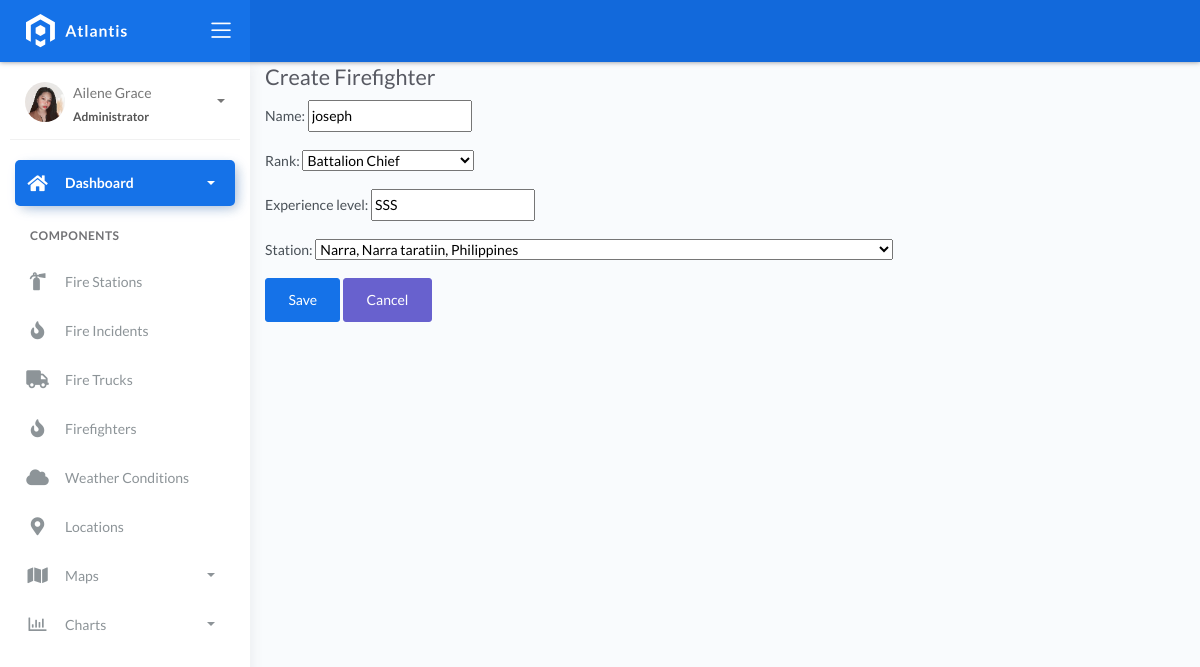
Before: /firefighters/2/edit/ with the older database file.
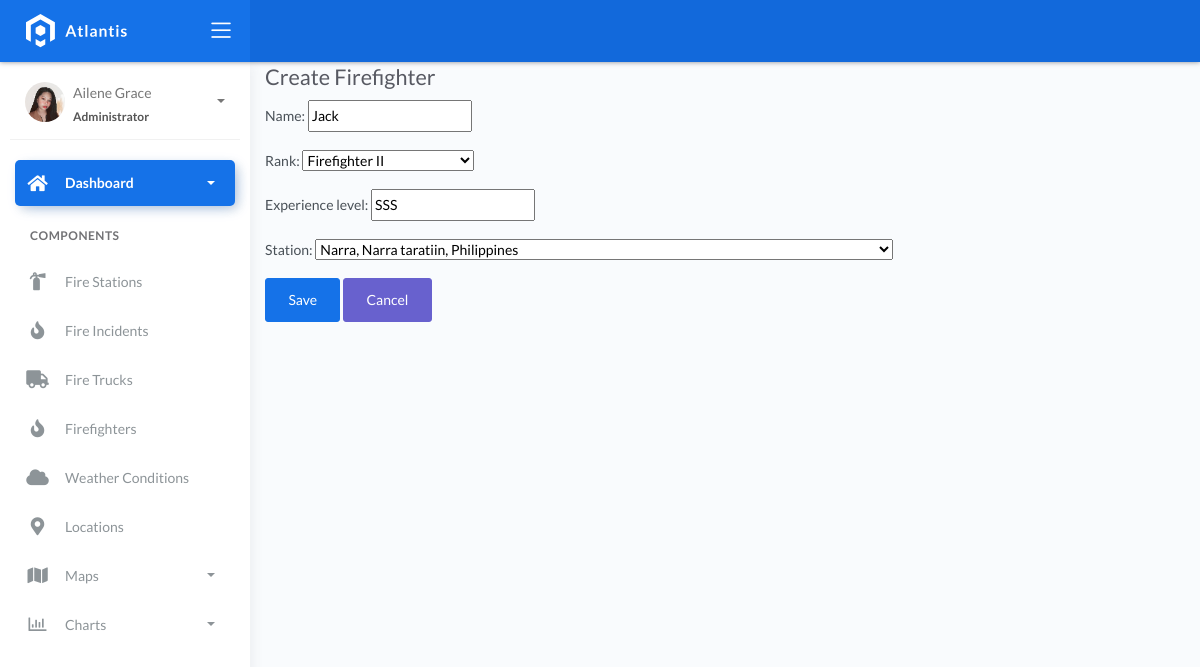
After: the same page with the newer database file.
### fire/models.py (models this page shows, shortened)
class BaseModel(models.Model):
    created_at = models.DateTimeField(auto_now_add=True, db_index=True)
    updated_at = models.DateTimeField(auto_now=True)
    class Meta:
        abstract = True

class Firefighters(BaseModel):
    XP_CHOICES = (
        ('Probationary Firefighter', 'Probationary Firefighter'),
        ('Firefighter I', 'Firefighter I'),
        ('Firefighter II', 'Firefighter II'),
        ('Firefighter III', 'Firefighter III'),
        ('Driver', 'Driver'),
        ('Captain', 'Captain'),
        ('Battalion Chief', 'Battalion Chief'),)
    name = models.CharField(max_length=150)
    rank = models.CharField(max_length=150, choices=XP_CHOICES)
    experience_level = models.CharField(max_length=150)
    station = models.ForeignKey(FireStation, on_delete=models.SET_NULL, null=True, blank=True)

class FireStation(BaseModel):
    name = models.CharField(max_length=150)
    latitude = models.DecimalField(
        max_digits=22, decimal_places=16, null=True, blank=True)
    longitude = models.DecimalField(
        max_digits=22, decimal_places=16, null=True, blank=True)
    address = models.CharField(max_length=150)
    city = models.CharField(max_length=150)  # can be in separate table
    country = models.CharField(max_length=150)  # can be in separate table
    def __str__(self):
        return f"{self.name}, {self.address}, {self.country}"

### fire/views.py (the view)
# urls.py: path('firefighters/<int:pk>/edit/', views.firefighter_update, name='firefighter_update'),
def firefighter_update(request, pk):
    firefighter = Firefighters.objects.get(pk=pk)
    if request.method == 'POST':
        form = FirefightersForm(request.POST, instance=firefighter)
        if form.is_valid():
            form.save()
            return redirect('firefighter_list')
    else:
        form = FirefightersForm(instance=firefighter)
    return render(request, 'firefighter_form.html', {'form': form})

### fire/forms.py
class FirefightersForm(forms.ModelForm):
    class Meta:
        model = Firefighters
        fields = ['name', 'rank', 'experience_level', 'station']

### templates/firefighter_form.html (shortened to what this page needs)
{% extends 'base.html' %}
{% block content %}
<div class="container">
    <h2>{{ view.object.pk|yesno:"Update,Create" }} Firefighter</h2>
    <form method="post">
        {{ form.as_p }}
        <button type="submit" class="btn btn-primary">Save</button>
        <a href="{% url 'firefighter_list' %}" class="btn btn-secondary">Cancel</a>
    </form>
</div>
{% endblock %}

Changed rows visible on the page:
changed Firefighters "SSS": name "joseph" → "Jack"; rank "Battalion Chief" → "Firefighter II"
